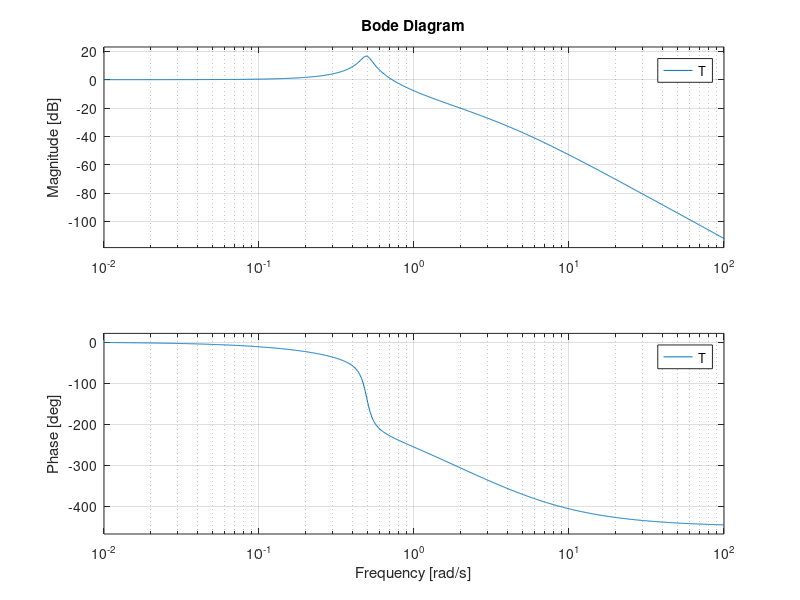

Source code (MATLAB):
%% Lab 04 Exercise 1
% Author: Riccardo Cappuzzo

%% Initialization
s = tf ( 's' );

C = -0.5;
G = -(1-s)/(s*(1+s)^2*(1+s/5));

%% Computation of max
L = C*G;
T = L/(1+L);

bode (T); % Show graph
m = bode(T); % Find the values of magnitude

T_p = max(m); % Extract max. value of magnitude

gamma_M = 1/T_p; % Compute the value of gamma_M

